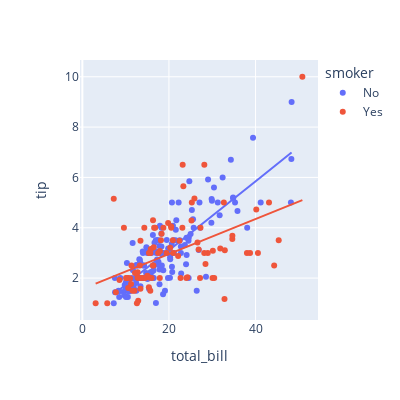

The notebook cell this image was saved under:
### Code cell
# plotly에서 regplot
px.scatter(data_frame=tip_df, x='total_bill', y='tip',
           width=400, height=400, trendline='ols',
           color='smoker'
           )

### Figure 1 — Plotly figure (JSON) as saved in the notebook; plotly's stock layout.template omitted (floating-point values rounded to 4 significant figures; data arrays with more than 128 entries replaced by an {"elided": "..."} marker saying what was removed)
{"data": [{"hovertemplate": "smoker=No<br>total_bill=%{x}<br>tip=%{y}<extra></extra>", "legendgroup": "No", "marker": {"color": "#636efa", "symbol": "circle"}, "mode": "markers", "name": "No", "orientation": "v", "showlegend": true, "type": "scatter", "x": {"elided": "151 float values"}, "xaxis": "x", "y": {"elided": "151 float values"}, "yaxis": "y"}, {"hovertemplate": "<b>OLS trendline</b><br>tip = 0.137156 * total_bill + 0.360069<br>R<sup>2</sup>=0.675984<br><br>smoker=No<br>total_bill=%{x}<br>tip=%{y} <b>(trend)</b><extra></extra>", "legendgroup": "No", "marker": {"color": "#636efa", "symbol": "circle"}, "mode": "lines", "name": "No", "showlegend": false, "type": "scatter", "x": {"elided": "151 float values"}, "xaxis": "x", "y": {"elided": "151 float values"}, "yaxis": "y"}, {"hovertemplate": "smoker=Yes<br>total_bill=%{x}<br>tip=%{y}<extra></extra>", "legendgroup": "Yes", "marker": {"color": "#EF553B", "symbol": "circle"}, "mode": "markers", "name": "Yes", "orientation": "v", "showlegend": true, "type": "scatter", "x": [38.01, 11.24, 20.29, 13.81, 11.02, 18.29, 3.07, 15.01, 26.86, 25.28, 17.92, 19.44, 32.68, 28.97, 5.75, 16.32, 40.17, 27.28, 12.03, 21.01, 11.35, 15.38, 44.3, 22.42, 15.36, 20.49, 25.21, 14.31, 16.0, 17.51, 10.59, 10.63, 50.81, 15.81, 7.25, 31.85, 16.82, 32.9, 17.89, 14.48, 9.6, 34.63, 34.65, 23.33, 45.35, 23.17, 40.55, 20.9, 30.46, 18.15, 23.1, 15.69, 19.81, 28.44, 15.48, 16.58, 10.34, 43.11, 13.0, 13.51, 18.71, 12.74, 13.0, 16.4, 20.53, 16.47, 26.59, 38.73, 24.27, 12.76, 30.06, 25.89, 13.27, 28.17, 12.9, 28.15, 11.59, 7.74, 30.14, 12.16, 13.42, 8.58, 13.42, 16.27, 10.09, 22.12, 24.01, 15.69, 15.53, 12.6, 32.83, 27.18, 22.67], "xaxis": "x", "y": [3.0, 1.76, 3.21, 2.0, 1.98, 3.76, 1.0, 2.09, 3.14, 5.0, 3.08, 3.0, 5.0, 3.0, 1.0, 4.3, 4.73, 4.0, 1.5, 3.0, 2.5, 3.0, 2.5, 3.48, 1.64, 4.06, 4.29, 4.0, 2.0, 3.0, 1.61, 2.0, 10.0, 3.16, 5.15, 3.18, 4.0, 3.11, 2.0, 2.0, 4.0, 3.55, 3.68, 5.65, 3.5, 6.5, 3.0, 3.5, 2.0, 3.5, 4.0, 1.5, 4.19, 2.56, 2.02, 4.0, 2.0, 5.0, 2.0, 2.0, 4.0, 2.01, 2.0, 2.5, 4.0, 3.23, 3.41, 3.0, 2.03, 2.23, 2.0, 5.16, 2.5, 6.5, 1.1, 3.0, 1.5, 1.44, 3.09, 2.2, 3.48, 1.92, 1.58, 2.5, 2.0, 2.88, 2.0, 3.0, 3.0, 1.0, 1.17, 2.0, 2.0], "yaxis": "y"}, {"hovertemplate": "<b>OLS trendline</b><br>tip = 0.0695902 * total_bill + 1.56427<br>R<sup>2</sup>=0.238357<br><br>smoker=Yes<br>total_bill=%{x}<br>tip=%{y} <b>(trend)</b><extra></extra>", "legendgroup": "Yes", "marker": {"color": "#EF553B", "symbol": "circle"}, "mode": "lines", "name": "Yes", "showlegend": false, "type": "scatter", "x": [3.07, 5.75, 7.25, 7.74, 8.58, 9.6, 10.09, 10.34, 10.59, 10.63, 11.02, 11.24, 11.35, 11.59, 12.03, 12.16, 12.6, 12.74, 12.76, 12.9, 13.0, 13.0, 13.27, 13.42, 13.42, 13.51, 13.81, 14.31, 14.48, 15.01, 15.36, 15.38, 15.48, 15.53, 15.69, 15.69, 15.81, 16.0, 16.27, 16.32, 16.4, 16.47, 16.58, 16.82, 17.51, 17.89, 17.92, 18.15, 18.29, 18.71, 19.44, 19.81, 20.29, 20.49, 20.53, 20.9, 21.01, 22.12, 22.42, 22.67, 23.1, 23.17, 23.33, 24.01, 24.27, 25.21, 25.28, 25.89, 26.59, 26.86, 27.18, 27.28, 28.15, 28.17, 28.44, 28.97, 30.06, 30.14, 30.46, 31.85, 32.68, 32.83, 32.9, 34.63, 34.65, 38.01, 38.73, 40.17, 40.55, 43.11, 44.3, 45.35, 50.81], "xaxis": "x", "y": [1.778, 1.964, 2.069, 2.103, 2.161, 2.232, 2.266, 2.284, 2.301, 2.304, 2.331, 2.346, 2.354, 2.371, 2.401, 2.41, 2.441, 2.451, 2.452, 2.462, 2.469, 2.469, 2.488, 2.498, 2.498, 2.504, 2.525, 2.56, 2.572, 2.609, 2.633, 2.635, 2.642, 2.645, 2.656, 2.656, 2.664, 2.678, 2.697, 2.7, 2.706, 2.71, 2.718, 2.735, 2.783, 2.809, 2.811, 2.827, 2.837, 2.866, 2.917, 2.943, 2.976, 2.99, 2.993, 3.019, 3.026, 3.104, 3.124, 3.142, 3.172, 3.177, 3.188, 3.235, 3.253, 3.319, 3.324, 3.366, 3.415, 3.433, 3.456, 3.463, 3.523, 3.525, 3.543, 3.58, 3.656, 3.662, 3.684, 3.781, 3.838, 3.849, 3.854, 3.974, 3.976, 4.209, 4.26, 4.36, 4.386, 4.564, 4.647, 4.72, 5.1], "yaxis": "y"}], "layout": {"height": 400, "legend": {"title": {"text": "smoker"}, "tracegroupgap": 0}, "margin": {"t": 60}, "width": 400, "xaxis": {"anchor": "y", "domain": [0, 1], "title": {"text": "total_bill"}}, "yaxis": {"anchor": "x", "domain": [0, 1], "title": {"text": "tip"}}}}
